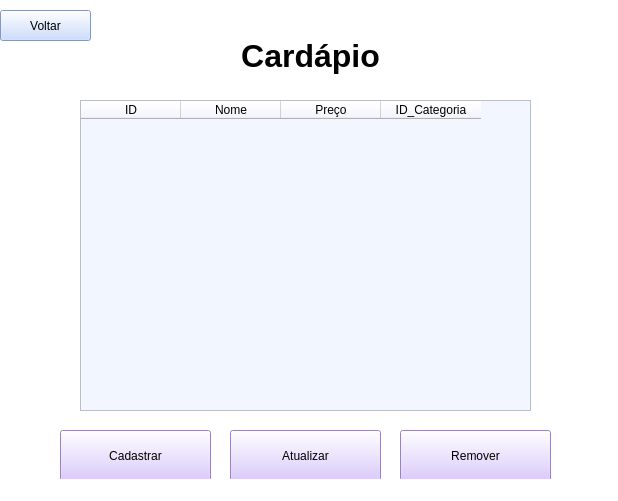
<?xml version="1.0" encoding="UTF-8"?>
<ui version="4.0">
 <class>MainWindow</class>
 <widget class="QMainWindow" name="MainWindow">
  <property name="geometry">
   <rect>
    <x>0</x>
    <y>0</y>
    <width>618</width>
    <height>501</height>
   </rect>
  </property>
  <property name="windowTitle">
   <string>MainWindow</string>
  </property>
  <property name="styleSheet">
   <string notr="true">background-color: rgb(255, 255, 255);</string>
  </property>
  <widget class="QWidget" name="centralwidget">
   <widget class="QTableWidget" name="tabela_cardapio">
    <property name="geometry">
     <rect>
      <x>80</x>
      <y>100</y>
      <width>451</width>
      <height>311</height>
     </rect>
    </property>
    <property name="styleSheet">
     <string notr="true">background-color: rgb(242, 246, 255);</string>
    </property>
    <column>
     <property name="text">
      <string>ID</string>
     </property>
    </column>
    <column>
     <property name="text">
      <string>Nome</string>
     </property>
    </column>
    <column>
     <property name="text">
      <string>Preço</string>
     </property>
    </column>
    <column>
     <property name="text">
      <string>ID_Categoria</string>
     </property>
    </column>
   </widget>
   <widget class="QPushButton" name="bt_cadastrarComida">
    <property name="geometry">
     <rect>
      <x>60</x>
      <y>430</y>
      <width>151</width>
      <height>51</height>
     </rect>
    </property>
    <property name="styleSheet">
     <string notr="true">background-color: rgb(209, 187, 255);</string>
    </property>
    <property name="text">
     <string>Cadastrar</string>
    </property>
   </widget>
   <widget class="QPushButton" name="bt_atualizarComida">
    <property name="geometry">
     <rect>
      <x>230</x>
      <y>430</y>
      <width>151</width>
      <height>51</height>
     </rect>
    </property>
    <property name="styleSheet">
     <string notr="true">background-color: rgb(209, 187, 255);</string>
    </property>
    <property name="text">
     <string>Atualizar</string>
    </property>
   </widget>
   <widget class="QPushButton" name="bt_removerComida">
    <property name="geometry">
     <rect>
      <x>400</x>
      <y>430</y>
      <width>151</width>
      <height>51</height>
     </rect>
    </property>
    <property name="styleSheet">
     <string notr="true">background-color: rgb(209, 187, 255);</string>
    </property>
    <property name="text">
     <string>Remover</string>
    </property>
   </widget>
   <widget class="QPushButton" name="bt_voltar">
    <property name="geometry">
     <rect>
      <x>0</x>
      <y>10</y>
      <width>91</width>
      <height>31</height>
     </rect>
    </property>
    <property name="styleSheet">
     <string notr="true">background-color: rgb(190, 211, 255);</string>
    </property>
    <property name="text">
     <string>Voltar</string>
    </property>
   </widget>
   <widget class="QLabel" name="label">
    <property name="geometry">
     <rect>
      <x>0</x>
      <y>30</y>
      <width>621</width>
      <height>51</height>
     </rect>
    </property>
    <property name="font">
     <font>
      <family>Microsoft JhengHei UI</family>
      <pointsize>24</pointsize>
      <bold>true</bold>
     </font>
    </property>
    <property name="text">
     <string>Cardápio</string>
    </property>
    <property name="alignment">
     <set>Qt::AlignmentFlag::AlignCenter</set>
    </property>
   </widget>
   <zorder>tabela_cardapio</zorder>
   <zorder>bt_cadastrarComida</zorder>
   <zorder>bt_atualizarComida</zorder>
   <zorder>bt_removerComida</zorder>
   <zorder>label</zorder>
   <zorder>bt_voltar</zorder>
  </widget>
  <widget class="QStatusBar" name="statusbar"/>
 </widget>
 <resources/>
 <connections/>
</ui>
